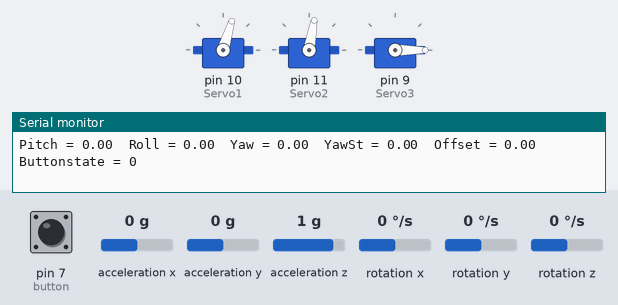
The sketch below on a simulated Arduino Uno, built with avr-gcc and run on an emulated ATmega328P. Shown: 3 × servo, the last lines printed to the serial monitor. The test bench sets the inputs (shaded band); at power-on: rotation z 0 °/s, pin 7 (button) LOW, acceleration x 0 g, acceleration y 0 g, acceleration z 1 g, rotation x 0 °/s, rotation y 0 °/s.

Above: at 3.2 s.
3.3 s: rotation z set to -192 °/s
At 3.77 s:
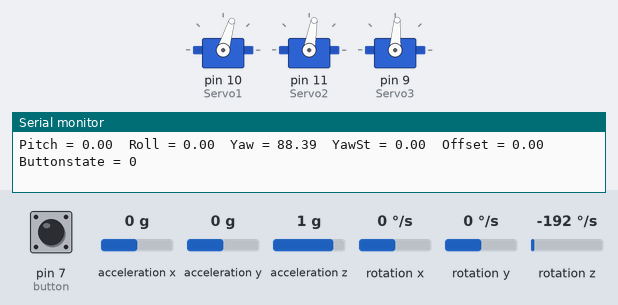
6.3 s: pin 7 (button) pulled HIGH for 0.15 s
9.4 s: acceleration x set to 1.4 g
At 11.5 s:
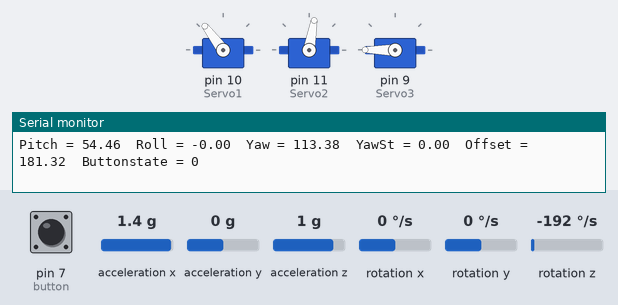
12.4 s: pin 7 (button) pulled HIGH for 1 s
At 14.2 s:
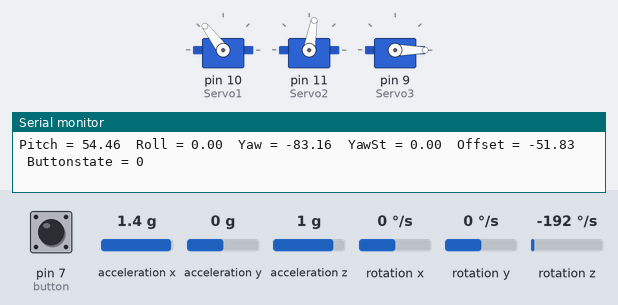
16.4 s: acceleration y set to -1.4 g
At 17.9 s:
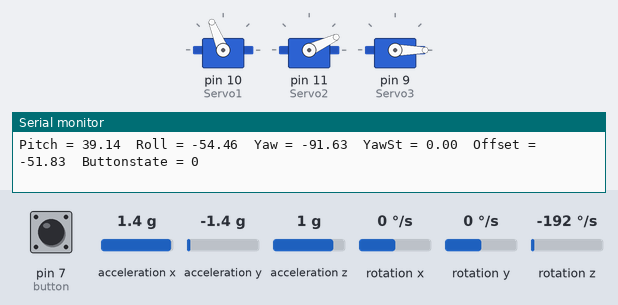
19.4 s: acceleration x set to -1.4 g
At 20.1 s:
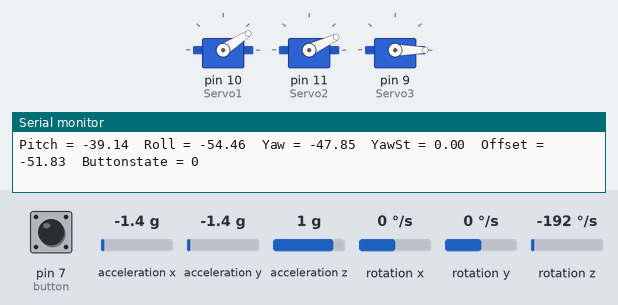
Timing chart, 0 to 23.4 s (numbered marks = the images above; inputs shaded):
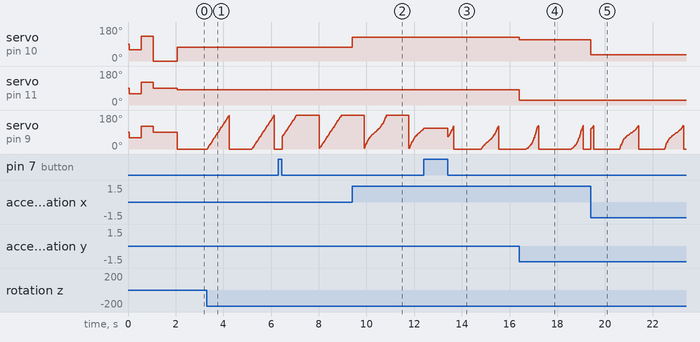

The sketch:

PlaneStabilization3axis.ino
```cpp
// (licence header left out)
//Permission is hereby granted, free of charge, to any person obtaining a copy
//of this software and associated documentation files (the "Software"), to deal
//in the Software without restriction, including without limitation the rights
//to use, copy, modify, merge, publish, distribute, sublicense, and/or sell
//copies of the Software, and to permit persons to whom the Software is
//furnished to do so, subject to the following conditions:

//The above copyright notice and this permission notice shall be included in all
//copies or substantial portions of the Software.

//THE SOFTWARE IS PROVIDED "AS IS", WITHOUT WARRANTY OF ANY KIND, EXPRESS OR
//IMPLIED, INCLUDING BUT NOT LIMITED TO THE WARRANTIES OF MERCHANTABILITY,
//FITNESS FOR A PARTICULAR PURPOSE AND NONINFRINGEMENT. IN NO EVENT SHALL THE
//AUTHORS OR COPYRIGHT HOLDERS BE LIABLE FOR ANY CLAIM, DAMAGES OR OTHER
//LIABILITY, WHETHER IN AN ACTION OF CONTRACT, TORT OR OTHERWISE, ARISING FROM,
//OUT OF OR IN CONNECTION WITH THE SOFTWARE OR THE USE OR OTHER DEALINGS IN THE
//SOFTWARE.
//

#include <Servo.h>
#include "I2Cdev.h"
#include "MPU6050_6Axis_MotionApps20.h"
//#include "MPU6050.h" // not necessary if using MotionApps include file
#if I2CDEV_IMPLEMENTATION == I2CDEV_ARDUINO_WIRE
#include "Wire.h"
#endif

#define LED_PIN 13
bool blinkState = true;

Servo Servo1;   // First Servo off the chassis
Servo Servo2;   // Second Servo off the chassis
Servo Servo3;   // Third Servo

int button = 7; //pushbutton
int ButState = LOW;
float YawOffset = 0;
int val;


int Servo1Pos = 0;
int Servo2Pos = 0;
int Servo3Pos = 0;

float mpuPitch = 0;
float mpuRoll = 0;
float mpuYaw = 0;
float mpuYawStart = 0;


// define MPU instance
MPU6050 mpu;                    // class default I2C address is 0x68; specific I2C addresses may be passed as a parameter here

// MPU control/status vars
uint8_t mpuIntStatus;   // holds actual interrupt status byte from MPU
uint8_t devStatus;      // return status after each device operation (0 = success, !0 = error)
uint16_t packetSize;    // expected DMP packet size (default is 42 bytes)
uint16_t fifoCount;     // count of all bytes currently in FIFO
uint8_t fifoBuffer[64]; // FIFO storage buffer

// orientation/motion vars
Quaternion q;           // [w, x, y, z]         quaternion container
VectorInt16 aa;         // [x, y, z]            accel sensor measurements
VectorInt16 aaReal;     // [x, y, z]            gravity-free accel sensor measurements
VectorInt16 aaWorld;    // [x, y, z]            world-frame accel sensor measurements
VectorFloat gravity;    // [x, y, z]            gravity vector
float ypr[3];           // [yaw, pitch, roll]   yaw/pitch/roll container and gravity vector

// relative ypr[x] usage based on sensor orientation when mounted, e.g. ypr[PITCH]
#define PITCH   1     // defines the position within ypr[x] variable for PITCH; may vary due to sensor orientation when mounted
#define ROLL  2     // defines the position within ypr[x] variable for ROLL; may vary due to sensor orientation when mounted
#define YAW   0     // defines the position within ypr[x] variable for YAW; may vary due to sensor orientation when mounted

// ================================================================
// ===                      INITIAL SETUP                       ===
// ================================================================

void setup()
{
    //digitalRead (button, ButState);
  Servo1.attach(10);  // attaches the servo on D11 to the servo object
  Servo2.attach(11);  // Second servo on D11
  Servo3.attach(9); // Yaw servo on D9
  delay(50);
  Servo1.write(60);	// These are command checks to see if the servos work and
  Servo2.write(60);	// to help w/ the initial installation.
  Servo3.write(60);
  delay(500);		// Make sure these movements are clear from the rest of the chassis.
  Servo1.write(130);
  Servo2.write(120);
  Servo3.write(120);
  delay(500);
  Servo1.write(0);
  Servo2.write(90);
  Servo3.write(90);
  delay(500);

  // join I2C bus (I2Cdev library doesn't do this automatically)
#if I2CDEV_IMPLEMENTATION == I2CDEV_ARDUINO_WIRE
  Wire.begin();
  TWBR = 24; // 400kHz I2C clock (200kHz if CPU is 8MHz)
#elif I2CDEV_IMPLEMENTATION == I2CDEV_BUILTIN_FASTWIRE
  Fastwire::setup(400, true);
#endif

  Serial.begin(115200);
  while (!Serial);      // wait for Leonardo enumeration, others continue immediately

  // initialize device
  mpu.initialize();

  // load and configure the DMP
  devStatus = mpu.dmpInitialize();

  // INPUT CALIBRATED OFFSETS HERE; SPECIFIC FOR EACH UNIT AND EACH MOUNTING CONFIGURATION!!!!

  mpu.setXGyroOffset(-603);
  mpu.setYGyroOffset(103);
  mpu.setZGyroOffset(65);
  mpu.setXAccelOffset(-2456);
  mpu.setYAccelOffset(-3596);
  mpu.setZAccelOffset(1026);

  // make sure it worked (returns 0 if so)
  if (devStatus == 0)
  {
    // turn on the DMP, now that it's ready
  //  Serial.println(F("Enabling DMP"));
    mpu.setDMPEnabled(true);

    // enable Arduino interrupt detection
 //   Serial.println(F("Enabling interrupt detection (Arduino external interrupt 0)"));
    mpuIntStatus = mpu.getIntStatus();

    // get expected DMP packet size for later comparison
    packetSize = mpu.dmpGetFIFOPacketSize();
  }
  else return

  // configure LED for output
  pinMode(LED_PIN, OUTPUT);
  pinMode (button, INPUT);
  mpu.dmpGetQuaternion(&q, fifoBuffer);
  mpu.dmpGetGravity(&gravity, &q);
  mpu.dmpGetYawPitchRoll(ypr, &q, &gravity);
  mpuYawStart  = ypr[YAW] * 180 / M_PI; //get Yaw starting point.  Used for offsetting.

} // setup()

// ================================================================
// ===                    MAIN PROGRAM LOOP                     ===
// ================================================================

void loop(void)
{
  processAccelGyro();

    Servo1.write(mpuPitch + 73); // These values used to level Pitch and Roll.  Change as necessary.
    Servo2.write(mpuRoll + 80);
    if (val == LOW) Servo3.write(mpuYaw + YawOffset); // This allows yaw while adding offset.
    val = digitalRead (button);

    // my trouble shooting screen prints
    Serial.print ("Pitch = "); Serial.print (mpuPitch); Serial.print ("\t");
    Serial.print ("Roll = "); Serial.print (mpuRoll); Serial.print ("\t");
    Serial.print ("Yaw = "); Serial.print (mpuYaw); Serial.print ("\t");
    Serial.print ("YawSt = "); Serial.print (mpuYawStart); Serial.print ("\t");
    Serial.print ("Offset = "); Serial.print (YawOffset); Serial.print ("\t");
    Serial.print ("Buttonstate = "); Serial.print (val); Serial.print ("\t");
    Serial.println (" ");
    if (val == HIGH) YawOffset = (-mpuYaw + 63); // Pushbutton to reset Yaw axis. Change value to align.


}   // loop()

// ================================================================
// ===                    PROCESS ACCEL/GYRO IF AVAILABLE       ===
// ================================================================

void processAccelGyro()
{

  // Get INT_STATUS byte
  mpuIntStatus = mpu.getIntStatus();

  // get current FIFO count
  fifoCount = mpu.getFIFOCount();

  // check for overflow (this should never happen unless our code is too inefficient)
  if ((mpuIntStatus & 0x10) || fifoCount == 1024)
  {
    // reset so we can continue cleanly
    mpu.resetFIFO();
//    Serial.println(F("FIFO overflow!"));
    return;
  }

  if (mpuIntStatus & 0x02)  // otherwise continue processing
  {
    // check for correct available data length
    if (fifoCount < packetSize)
      return; //  fifoCount = mpu.getFIFOCount();

    // read a packet from FIFO
    mpu.getFIFOBytes(fifoBuffer, packetSize);

    // track FIFO count here in case there is > 1 packet available
    fifoCount -= packetSize;

    // flush buffer to prevent overflow
    mpu.resetFIFO();

    // display Euler angles in degrees
    mpu.dmpGetQuaternion(&q, fifoBuffer);
    mpu.dmpGetGravity(&gravity, &q);
    mpu.dmpGetYawPitchRoll(ypr, &q, &gravity);
    mpuPitch = ypr[PITCH] * 180 / M_PI;
    mpuRoll = ypr[ROLL] * 180 / M_PI;
    mpuYaw  = ypr[YAW] * 180 / M_PI;

    // flush buffer to prevent overflow
    mpu.resetFIFO();

    // blink LED to indicate activity
    blinkState = !blinkState;
    digitalWrite(LED_PIN, blinkState);

    // flush buffer to prevent overflow
    mpu.resetFIFO();

  }
}
```

Measured:
- after the input at 3.3 s, servo on pin 9 (Servo3): ramps from 0° to 179° and jumps back, once every 1.9 s
- after the input at 9.4 s, servo on pin 10 (Servo1): 73° → 127° at once
- after the input at 12.4 s, servo on pin 11 (Servo2): alternates 80° for 2.8 s and 79° for 0.01 s, starting after 0.88 s
- after the input at 16.4 s, servo on pin 10 (Servo1): 127° → 112° at once; servo on pin 11 (Servo2): 80° → 25° at once
- after the input at 19.4 s, servo on pin 10 (Servo1): 112° → 33° at once
